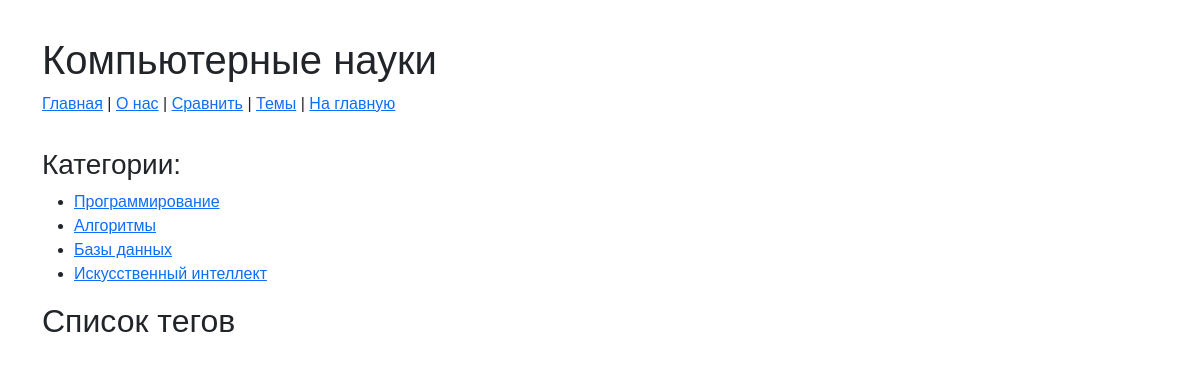
The page /tags/ on the database as committed earlier.
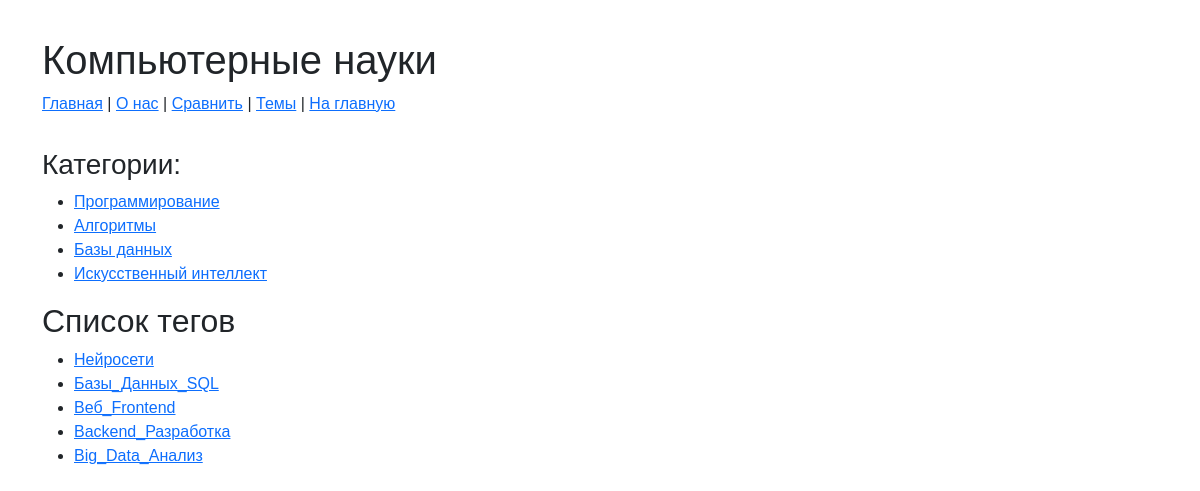
The same page on the database as committed later.
### cs/models.py (models this page shows, shortened)
class Tag(models.Model):
    name = models.CharField(max_length=50, unique=True, verbose_name="Тег")
    slug = models.SlugField(max_length=50, unique=True, db_index=True, verbose_name="URL тега") # Убрал default='default-slug'
    class Meta:
        verbose_name = "Тег"
        verbose_name_plural = "Теги"
    def get_absolute_url(self):
        return reverse('concepts_by_tag', kwargs={'tag_slug': self.slug})

### cs/views.py (the view)
# urls.py: path('tags/', views.tags_list, name='tags_list'),
def tags_list(request):
    tags = Tag.objects.all()
    data = {
        'title': 'Теги',
        'tags': tags,
    }
    return render(request, 'cs/tags_list.html', context=data)

### cs/templatetags/cs_tags.py (called while the page is built)
@register.simple_tag()
def get_categories():
    return categories_db

### cs/templates/cs/tags_list.html (shortened to what this page needs)
{% extends 'cs/base.html' %}
{% block content %}
  <h2>Список тегов</h2>
  <ul>
    {% for tag in tags %}
      <li><a href="{{ tag.get_absolute_url }}">{{ tag.name }}</a></li>
    {% endfor %}
  </ul>
{% endblock %}

Rows that differ between the two databases and show on the page:
added Tag: name "Нейросети"
added Tag: name "Базы_Данных_SQL"
added Tag: name "Веб_Frontend"
added Tag: name "Backend_Разработка"
added Tag: name "Big_Data_Анализ"
